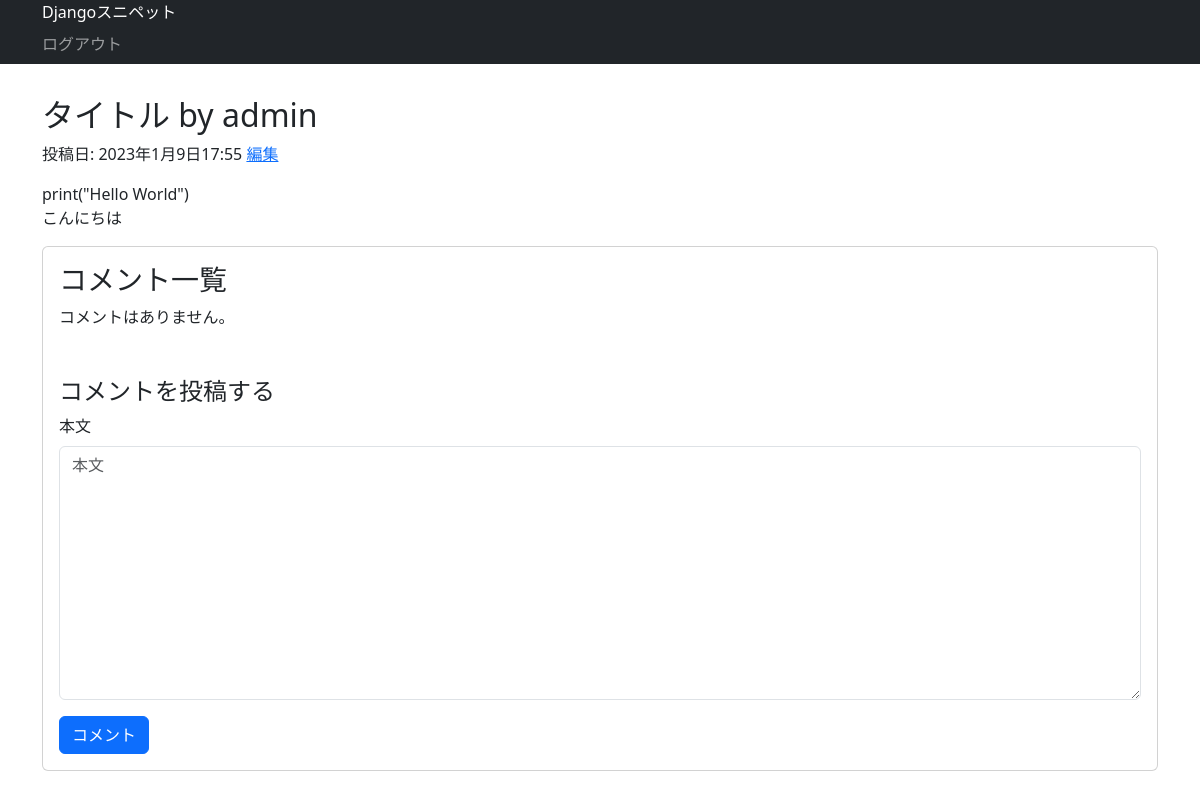
/snippets/2/ (signed in), run on the app's committed database.
### snippets/models.py (models this page shows, shortened)
class Snippet(models.Model):
    title = models.CharField('タイトル', max_length=128)
    code = models.TextField('コード', blank=True)
    description = models.TextField('説明', blank=True)
    created_by = models.ForeignKey(settings.AUTH_USER_MODEL,
                                   verbose_name='投稿者',
                                   on_delete=models.CASCADE)
    created_at = models.DateTimeField('投稿日', auto_now_add=True)
    updated_at = models.DateTimeField('更新日', auto_now=True)

### snippets/views.py (the view)
# urls.py: path("<int:snippet_id>/", views.snippet_detail, name="snippet_detail"),
def snippet_detail(request, snippet_id):
    snippet = get_object_or_404(Snippet, pk=snippet_id)
    comments = Comment.objects.filter(commented_to=snippet_id).all()
    comment_form = CommentForm()
    return render(request, 'snippets/snippet_detail.html', {
        'snippet': snippet,
        'comments': comments,
        'comment_form': comment_form
        })

### snippets/forms.py
class CommentForm(forms.ModelForm):
    class Meta:
        model = Comment
        fields = ('text', )

### snippets/templates/snippets/snippet_detail.html (shortened to what this page needs)
{% extends "base.html" %}
{% load pygmentize %}
{% load django_bootstrap5 %}
{% block main %}
<h2>{{ snippet.title }} by {{ snippet.created_by.username }}</h2>
<div class="snippet-date">
    投稿日: {{ snippet.created_at|date:"DATETIME_FORMAT" }}
    {% if user.is_authenticated and snippet.created_by_id == user.id %}
    <a href="{% url 'snippet_edit' snippet.id %}">編集</a>
    {% endif %}
</div>
<div class="source-code">
    {{ snippet.code|pygmentize:"python3" }}
</div>
<p>{{ snippet.description }}</p>
<div class="card">
    <div class="card-body">
        <h3 class="card-title">コメント一覧</h3>
        {% if comments %}
        {% for comment in comments %}
        <hr/>
        <p class="card-text">{{ comment.text }}</p>
        <small class="text-muted">{{ comment.commented_by.username }} さん {{ comment.commented_at|date:"DATETIME_FORMAT" }}</small>
        {% endfor %}
        {% else %}
        <p>コメントはありません。</p>
        {% endif %}
    </div>
    {% if user.is_authenticated %}
    <div class="card-body">
        <h4 class="card-title">コメントを投稿する</h4>
        <form method="post" action="{% url 'comment_new' snippet.id %}">{% csrf_token %}
            {% bootstrap_form comment_form %}
            {% bootstrap_button button_type="submit" content="コメント" %}
        </form>
    </div>
    {% endif %}
</div>
{% endblock %}

### snippets/static/snippets/css/style.css (style rules this page uses)
.snippet-date { margin-bottom: 1rem; }

### data on the page
Snippet: title "タイトル", created_by.username "admin", created_at "2023年1月9日17:55", code|pygmentize "print(\"Hello World\")", description "こんにちは"
